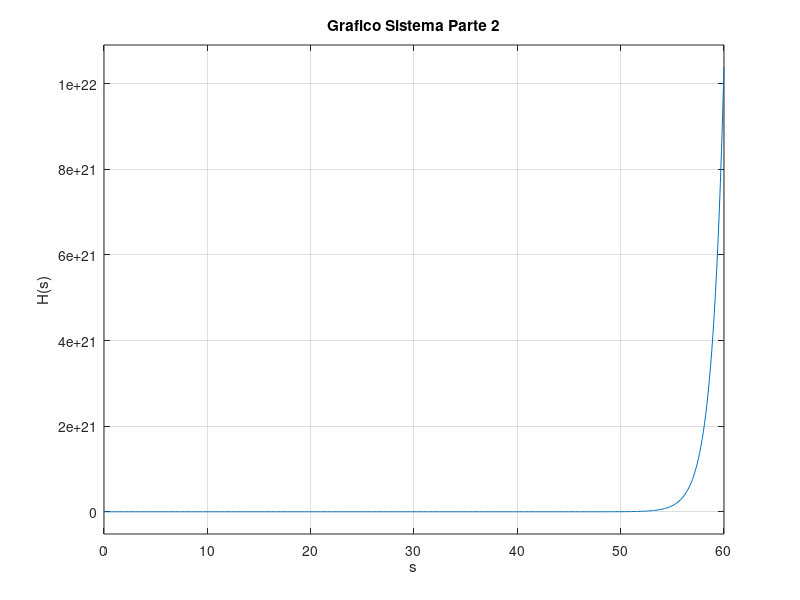

MATLAB code to generate this figure:
% Parte 2

% Parámetro "s"
s = tf("s");

% Funciones
H1 = (4*s)/(10*s^2 + 4);
H2 = 3/(6*s + 16);
H3 = (4*s + 10)/(4*s^3 + 9*s^2 + 5*s);
H4 = 1/(7*s + 10);
H5 = (8*s + 8)/(s^3 + 2*s^2 + 3*s);
H6 = (3*s + 2)/(5*s^2 + 7*s + 10);

H1_H2_Paralelo = H1 + H2;
Lazo_Cerrado_H3 = feedback(H3, 1, +1);

% Conección en serie lazo cerrado H3 con H4
Lazo_Cerrado_H3H4 = Lazo_Cerrado_H3 * H4;
% Conección en serie lazo cerrado H3 con H5
Lazo_Cerrado_H3H5 = Lazo_Cerrado_H3 * H5;

% Suma de lo anterior
Suma_LCH3H4_LCH3H5 = Lazo_Cerrado_H3H4 + Lazo_Cerrado_H3H5;

% Conección en serie de lo anterior con H6
Serie_H3H4H5_H6 = Suma_LCH3H4_LCH3H5 * H6;

% Suma H1 y H2 Paralelos con Serie_H3H4H5_H6
salida = H1_H2_Paralelo + Serie_H3H4H5_H6;

% Sistema Salida
display(salida);

% Grafico Lazo Abierto H1
figure(5);
step(salida);
title("Grafico Sistema Parte 2");
grid("on");
xlabel("s");
ylabel("H(s)");

% Ceros
ceros_sistema_salida = zero(salida);

% Polos
polos_sistema_salida = pole(salida);
